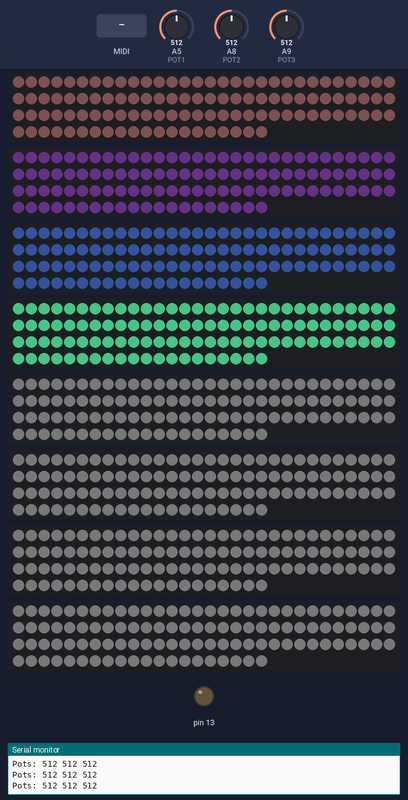
This sketch was run on a simulated Teensy 4. On the bench: 8 × 110 RGB LEDs in strip order, left to right, continuing on the next row, output pins drawn as LEDs (lit = HIGH), the last lines printed to the serial monitor. The inputs (shaded band) are chosen by the test bench; at power-on: A9 (POT3) = 512, A5 (POT1) = 512, A8 (POT2) = 512. Dim RGB values are drawn brighter than linear; the strip is taken to match the declared colour order.

Above: at 1.2 s.
1.3 s: A9 (POT3) set to 1023
At 2.4 s:
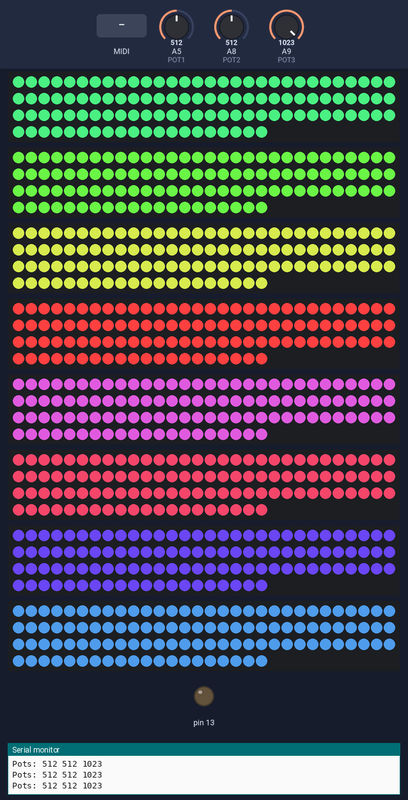
3.0 s: A5 (POT1) set to 306
At 3.9 s:
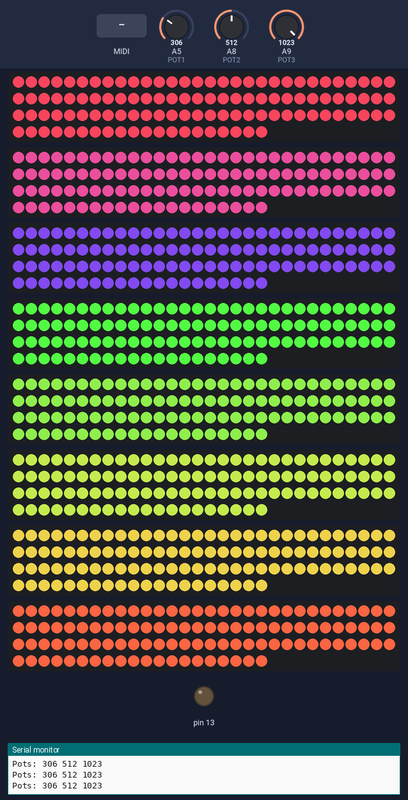
4.6 s: A8 (POT2) set to 1023
At 5.6 s:
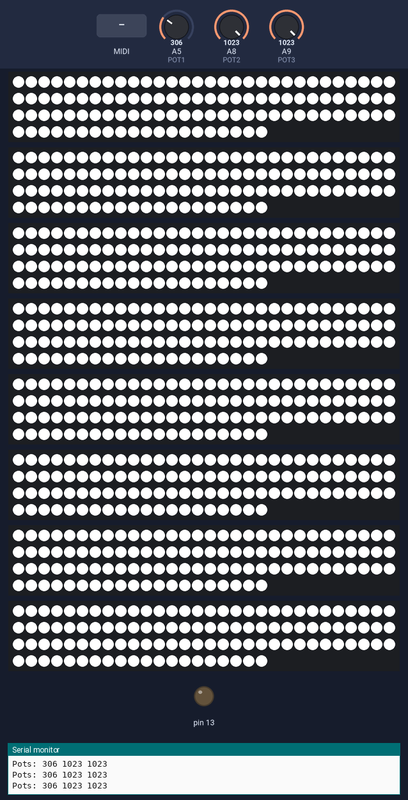
6.2 s: A8 (POT2) set to 716
At 7.0 s:
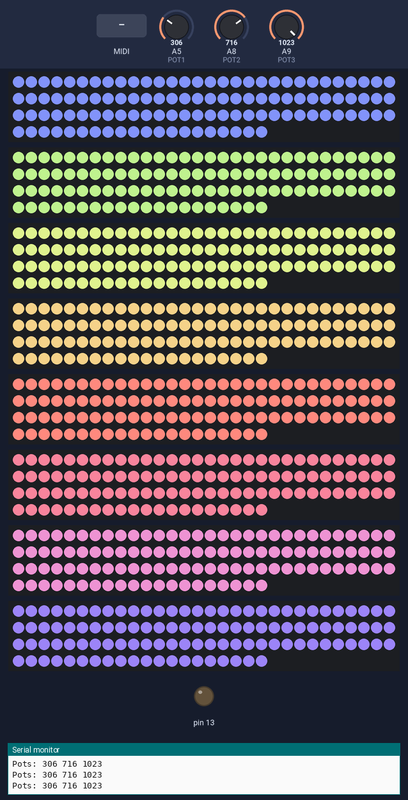
7.8 s: MIDI note 36 received
At 8.7 s:
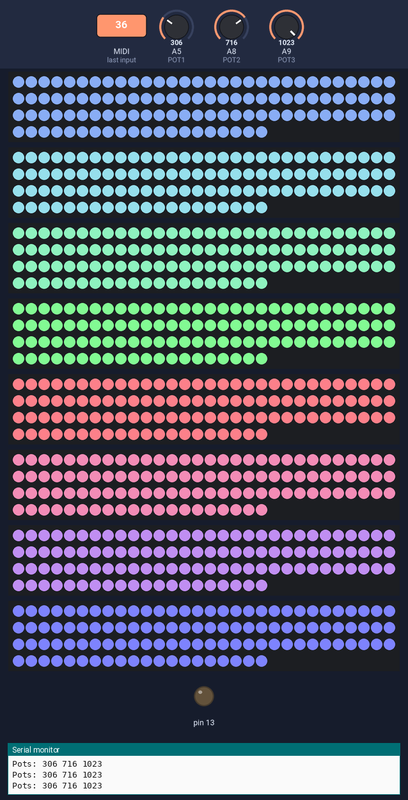
9.4 s: A9 (POT3) set to 511
At 9.88 s:
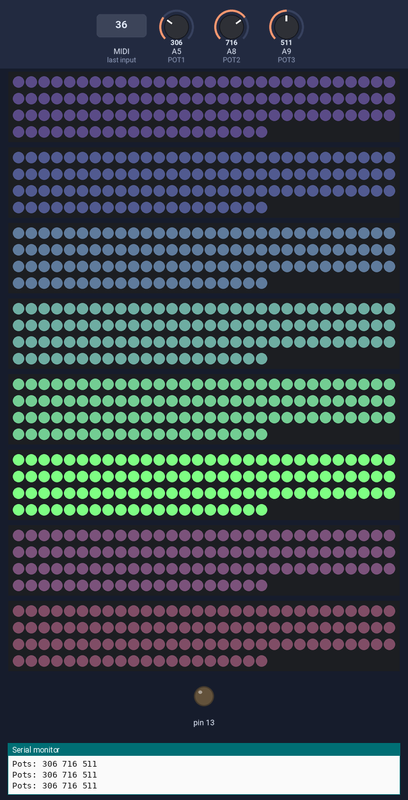

Measured:
- after the input at 1.3 s, the LEDs: first change at once (image 1 shows a later state)
- after the input at 3.0 s, the LEDs: first differ from a run without the input after 0.10 s (image 2 shows a later state)
- after the input at 4.6 s, the LEDs: first differ from a run without the input after 0.05 s (image 3 shows a later state)
- after the input at 6.2 s, the LEDs: first change after 0.05 s (image 4 shows a later state)
- after the input at 7.8 s, the LEDs: first differ from a run without the input after 0.09 s (image 5 shows a later state)
- after the input at 9.4 s, the LEDs: change after 0.32 s (image 6)

The sketch:

Mirror_Tunnel_2D.ino
```cpp
#include <Adafruit_NeoPixel.h>
#include "FastLED.h"
// Set teensy to usbMIDI

// PINS on the octo28_adaptor
// 2 14 7 8 --  6 20 21 5
#define PIN1 2
#define PIN2 7

#define PIN3 14
#define PIN4 5

#define PIN5 21
#define PIN6 20
#define PIN7 6
#define PIN8 8

// Pins for the pots
#define POT1 19
#define POT2 22
#define POT3 23

// Eight Strips one on each edge inside the tunnel
// All Strips the same size
#define NUM_STRIPS 8

// about 55 Leds per Mirro Tunnel Segment
// 2 segment tunnel setup
#define NUM_PIXELS 110
#define NUM_SHAPE_PIXELS 8

// Adafruit_NeoPixel strip = Adafruit_NeoPixel(NUM_PIXELS, PIN, NEO_RGBW + NEO_KHZ800);

// LED Parts

// Neopixel strips that drive the LED
Adafruit_NeoPixel strip1 = Adafruit_NeoPixel(NUM_PIXELS, PIN1, NEO_RGBW + NEO_KHZ800);
Adafruit_NeoPixel strip2 = Adafruit_NeoPixel(NUM_PIXELS, PIN2, NEO_RGBW + NEO_KHZ800);
Adafruit_NeoPixel strip3 = Adafruit_NeoPixel(NUM_PIXELS, PIN3, NEO_RGBW + NEO_KHZ800);
Adafruit_NeoPixel strip4 = Adafruit_NeoPixel(NUM_PIXELS, PIN4, NEO_RGBW + NEO_KHZ800);

Adafruit_NeoPixel strip5 = Adafruit_NeoPixel(NUM_PIXELS, PIN5, NEO_RGBW + NEO_KHZ800);
Adafruit_NeoPixel strip6 = Adafruit_NeoPixel(NUM_PIXELS, PIN6, NEO_RGBW + NEO_KHZ800);
Adafruit_NeoPixel strip7 = Adafruit_NeoPixel(NUM_PIXELS, PIN7, NEO_RGBW + NEO_KHZ800);
Adafruit_NeoPixel strip8 = Adafruit_NeoPixel(NUM_PIXELS, PIN8, NEO_RGBW + NEO_KHZ800);

// Fast led strips used for easier color manipulation
// CRGB fleds[NUM_PIXELS];
// CRGB fleds2[NUM_PIXELS];
// CRGB fleds3[NUM_PIXELS];
// CRGB fleds4[NUM_PIXELS];
// CRGB fleds5[NUM_PIXELS];
// CRGB fleds6[NUM_PIXELS];
// CRGB fleds7[NUM_PIXELS];
// CRGB fleds8[NUM_PIXELS];

CRGB fleds[NUM_STRIPS][NUM_PIXELS];
CRGB shape[NUM_SHAPE_PIXELS];

uint8_t brightness = 255;
uint8_t hue = 0;
uint8_t dimFactor = 0;

// Timer for changing patterns :()
unsigned long timer = 0;
int timeStep = 100; // 2secs
int minTimeStep = 1;
int maxTimeStep = 100;
int saturationMin = 0;
int saturationMax = 255;
int saturation = 255;
int playhead = 0;
float angle = 0;
float rate = 0.005;
int shapePosition = 0;

int mode = 0;
// hue rainbow mode
int hueDrift = 0;

void setup() {

  Serial.begin(115200);
  usbMIDI.setHandleNoteOn(OnNoteOn);
  // usbMIDI.setHandleNoteOff(OnNoteOff);
  // usbMIDI.setHandleControlChange(OnControlChange);

  // do some kind of startup animation


  strip1.begin();
  strip2.begin();
  strip3.begin();
  strip4.begin();
  strip5.begin();
  strip6.begin();
  strip7.begin();
  strip8.begin();
  strip1.show(); // Initialize all pixels to 'off'
  strip2.show(); // Initialize all pixels to 'off'
  strip3.show(); // Initialize all pixels to 'off'
  strip4.show(); // Initialize all pixels to 'off'
  strip5.show(); // Initialize all pixels to 'off'
  strip6.show(); // Initialize all pixels to 'off'
  strip7.show(); // Initialize all pixels to 'off'
  strip8.show(); // Initialize all pixels to 'off'
  pinMode(13,OUTPUT);
  // testTest();
  // Potentiometer Setup
  pinMode(POT1, INPUT);
  pinMode(POT2, INPUT);
  pinMode(POT3, INPUT);
}

void loop() {
  // Get input from Control Panel
  int pot1 = analogRead(POT1);
  int pot2 = analogRead(POT2);
  int pot3 = analogRead(POT3);
  Serial.print("Pots: ");
  Serial.print(pot1);
  Serial.print(" ");
  Serial.print(pot2);
  Serial.print(" ");
  Serial.print(pot3);
  Serial.println(" ");

  // Map Pots to parameter values
  timeStep = map(pot1, 7, 1023, minTimeStep, maxTimeStep);
  saturation = map(pot2, 0, 1023, saturationMax, saturationMin);
  shapePosition = map(pot3, 0, 1023, 0, NUM_PIXELS);

  if(pot1 <= 6) {
    mode = 0; // calm mode.
    brightness = map(pot3, 0, 1023, 1, 255);
  } else {
    mode = 1;
    brightness = 255;
    dimFactor = map(pot3,0,1023, 250,0);
  }

  if(mode == 0) {
    // Hue Rainbow;
    hueDrift += 1;
    int hue = hueDrift;
    for (size_t i = 0; i < NUM_PIXELS; i++) {
      hue = (hue + 1 ) % 256;
      // rainbow and marquee

      for(size_t j = 0; j < NUM_STRIPS; j ++ ) {
        fleds[j][i] = CHSV(hue,saturation,brightness);

      }

    }
  } else if (mode == 1) {
    // Spinning wheel
    angle += rate;
    hue = (hue+20) %256;
    for(int i = 0; i < NUM_STRIPS; i++ ) {

      //int fade = dimFactor
      fadeStripBy(i,dimFactor);
      // fadeStripBy(i,60 +(angle)*100);
    }

    if(millis() - timer > timeStep) {
      //timeStep = abs(sin(angle)*35);

      int j = playhead;
        //int h = (int)random(255);
        for(size_t i = 0; i < NUM_PIXELS; i ++) {
          fleds[j][i] = CHSV(hue,saturation,brightness);
        }
        // drawShape(j,shapePosition);

      playhead = (playhead+1) % 8;
      timer = millis();
      // Serial.print(j);
      // Serial.println(" drawing strip");

    }
  }


  usbMIDI.read();
  putOnStrips();
}


// * * * * * * * * * * * * * * * * *
// * * * * Strip Functions * * * * *
// * * * * * * * * * * * * * * * * *
void drawShape(int strip, int position) {
  for (int i = 0; i < NUM_SHAPE_PIXELS; ++i)
  {
    /* code */
    shape[i] = CHSV(hue,saturation,brightness);
  }

  position = position % NUM_PIXELS; // wrap around position
  int length = 8;
  for (int i = 0; i < length; ++i)
  {
    if(position < NUM_PIXELS && position >= 0) {
      fleds[strip][position+i] = shape[i];
    }
  }
}
void putOnStrips() {
  // Puts the FastLED leds onto the NeoPixel Leds

  for (size_t i = 0; i < NUM_PIXELS; i++) {
    strip1.setPixelColor(i, strip1.Color(fleds[0][i].g,fleds[0][i].r,fleds[0][i].b));
    strip2.setPixelColor(i, strip2.Color(fleds[1][i].g,fleds[1][i].r,fleds[1][i].b));
    strip3.setPixelColor(i, strip3.Color(fleds[2][i].g,fleds[2][i].r,fleds[2][i].b));
    strip4.setPixelColor(i, strip4.Color(fleds[3][i].g,fleds[3][i].r,fleds[3][i].b));
    strip5.setPixelColor(i, strip5.Color(fleds[4][i].g,fleds[4][i].r,fleds[4][i].b));
    strip6.setPixelColor(i, strip6.Color(fleds[5][i].g,fleds[5][i].r,fleds[5][i].b));
    strip7.setPixelColor(i, strip7.Color(fleds[6][i].g,fleds[6][i].r,fleds[6][i].b));
    strip8.setPixelColor(i, strip8.Color(fleds[7][i].g,fleds[7][i].r,fleds[7][i].b));
  }
  strip1.show();
  strip2.show();
  strip3.show();
  strip4.show();
  strip5.show();
  strip6.show();
  strip7.show();
  strip8.show();
}

// void clearStrip(int strip) {
//   // set all LEDS to off (Black)
//   for (uint16_t i = 0; i < strip.numPixels(); i++) {
//     // strip.setPixelColor(i, color);
//     fleds[strip][i] = CRGB::Black;
//   }
// }
void fadeStripBy(int strip, int by) {
  for (size_t i = 0; i < NUM_PIXELS; i++) {
    fleds[strip][i].fadeLightBy(by);
  }
}
// * * * * * * * * * * * * * * * * *
// * * * * *. MIDI stuff * * * * * *
// * * * * * * * * * * * * * * * * *
void OnNoteOn (byte channel, byte n, byte v) {
playhead = (playhead+1) % 8;
Serial.println("got midi");
}
/*
void OnControlChange(byte c, byte n, byte v) {

}

void OnNoteOn (byte channel, byte n, byte v) {
  // map midi notes 0 - 3 to change states 0 - 3
  if (n < 4) {
    if (n==0) {
      // auto rainbow
      state = 0;
      Serial.println("state set to 0");
    } else if (n == 1) {
      // pulse
      state = 1;
      Serial.println("state set to 1");
    } else if (n == 2) {
      // marquee
      state = 2;
      Serial.println("state set to 2");
    } else if (n == 3) {
      state = 3;
      Serial.println("state set to 3");
    }
  }

  if (state == 1) {
    // pulse
    if (n == 5) {
      patternPulse.setHue((int)random(256));
      patternPulse.setBright();
    } else if (n == 6) {
      patternPulse2.setHue((int)random(256));
      patternPulse2.setBright();
    } else if (n == 7) {
      patternPulse3.setHue((int)random(256));
      patternPulse3.setBright();
    } else if (n == 8) {
      patternPulse4.setHue((int)random(256));
      patternPulse4.setBright();
    }


    // pulse whole strip

  } else if (state == 2) {
    // move midi note around
    int color = strip.Color(0,255,0);
    int pos = mapNoteToPos(n);
    Serial.print("Mapped Note to Pos: ");
    Serial.println(pos);
    segmentTest(pos, color);

  }
    // patternPulse.setHue((int)random(256));
    // patternPulse.setBright();

  digitalWrite(13,HIGH);
}
void OnNoteOff (byte c, byte n, byte v) {
  if (state == 0) {
    // patternPulse2.setHue((int)random(256));
    // patternPulse2.setBright();
    // patternPulse.setHue((int)random(256));
    // patternPulse.setBright();
  } else if (state == 1) {
    // turn off midi note
    int color = strip.Color(0,0,0);
    int pos = mapNoteToPos(n);
    segmentTest(pos, color);
  }
  digitalWrite(13,LOW);
}

int mapNoteToPos(byte n) {
  // int numLeds = NUM_PIXELS;
  int note = n;
  // midi note range 0 - 255;
  // led pixel range 120 (for now)
  int maped = map(note, 0, 255, 0, NUM_PIXELS / SEGMENT_LEN) * SEGMENT_LEN;
  return maped;
}
*/
```
